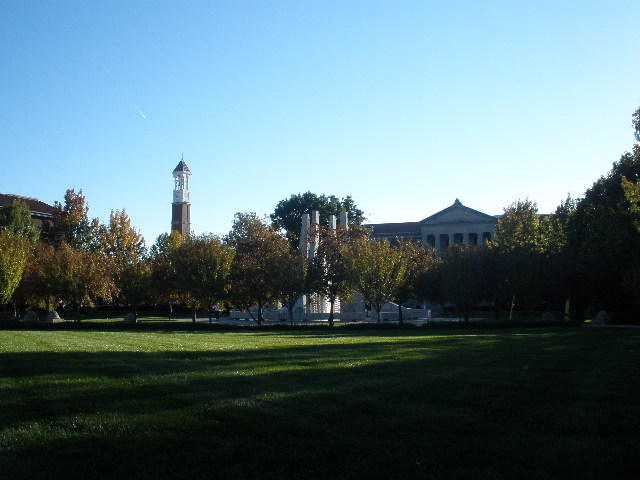
#> input picture Images/PA120272.JPG, 640 x 480 px
$ jupyter execute SIFT_Homography.ipynb
#> lines starting #> are read from the running program, lines starting #| are printed output that depends on the picture
[cell 1]
import numpy as np
import cv2

[cell 2]
def sticher(frame1,frame2):
  # Step 1: Feature extraction
  # Using SIFT feature extractor as we are very familiar with it as it was taught in class.
  sift = cv2.SIFT_create()
  kp1, des1 = sift.detectAndCompute(frame1, None)
  kp2, des2 = sift.detectAndCompute(frame2, None)

  print(kp1)

  # Step 2: Feature matching
  # Using the Brute force matcher
  bf = cv2.BFMatcher()
  matches = bf.knnMatch(des1, des2, k=2)

  # Apply ratio test
  good_matches = []
  for m, n in matches:
      if m.distance < 0.75 * n.distance:
          good_matches.append(m)

  # Step 2b: Visualize matched features
  img_matches = cv2.drawMatches(frame1, kp1, frame2, kp2, good_matches, None, flags=cv2.DrawMatchesFlags_NOT_DRAW_SINGLE_POINTS)
  cv2.imshow("Images with Features flag points",img_matches)
  cv2.waitKey(0)

  # Step 3: Compute homography
  src_pts = np.float32([kp1[m.queryIdx].pt for m in good_matches]).reshape(-1, 1, 2)
  dst_pts = np.float32([kp2[m.trainIdx].pt for m in good_matches]).reshape(-1, 1, 2)
  H, _ = cv2.findHomography(src_pts, dst_pts, cv2.RANSAC, 5.0)

  # Step 4: Combine frames using the homography
  result = cv2.warpPerspective(frame1, H, (frame1.shape[1] + frame2.shape[1], frame1.shape[0]))
  result[0:frame2.shape[0], 0:frame2.shape[1]] = frame2

  cv2.imshow("Combined Image",result)
  cv2.waitKey(0)
  cv2.destroyAllWindows()
  return result

[cell 3]
frame1 = cv2.imread("Images/PA120272.JPG")
#> frame1 is the input picture: shape (480, 640, 3); mean B, G, R 124.6, 117.4, 92.4
frame2 = cv2.imread("Images/PA120273.JPG")
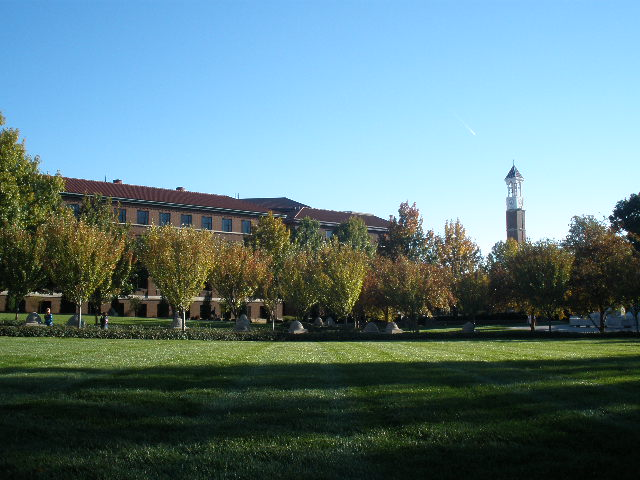
#> input picture Images/PA120273.JPG, 640 x 480 px
#> frame2 is the input picture: shape (480, 640, 3); mean B, G, R 129, 124.6, 95.3
frame3 = cv2.imread("Images/PA120274.JPG")
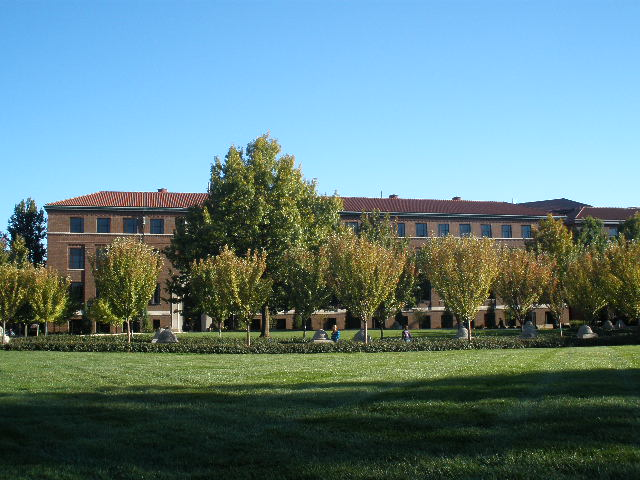
#> input picture Images/PA120274.JPG, 640 x 480 px
#> frame3 is the input picture: shape (480, 640, 3); mean B, G, R 130.3, 127.6, 96.8
frame4 = cv2.imread("Images/PA120275.JPG")
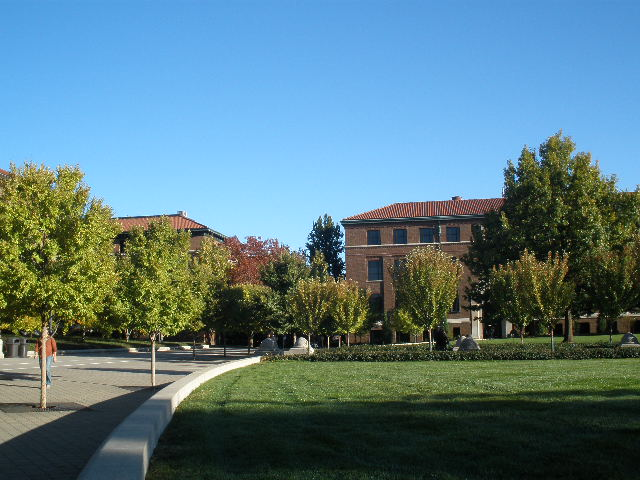
#> input picture Images/PA120275.JPG, 640 x 480 px
#> frame4 is the input picture: shape (480, 640, 3); mean B, G, R 129.6, 121.2, 89

[cell 4]
newf1 = sticher(frame1,frame2)
#> in sticher, `kp1, des1 = sift.detectAndCompute(frame1, None)`: kp1 = 660 keypoints; strongest (x, y, size): (284, 231, 3.7), (328, 311, 2.3), (329, 200, 2), (89, 225, 1.9)
#> in sticher, `kp2, des2 = sift.detectAndCompute(frame2, None)`: kp2 = 1065 keypoints; strongest (x, y, size): (454, 236, 2.2), (611, 218, 2.8), (514, 218, 13.6), (478, 254, 2.2)
#> (printed output is left out)
#> in sticher, `matches = bf.knnMatch(des1, des2, k=2)`: matches = 660 matches
#> after the loop in sticher, `for m, n in matches:`: good_matches = 112 matches
#> in sticher, `img_matches = cv2.drawMatches(frame1, kp1, frame2, kp2, good_matches, ..`:
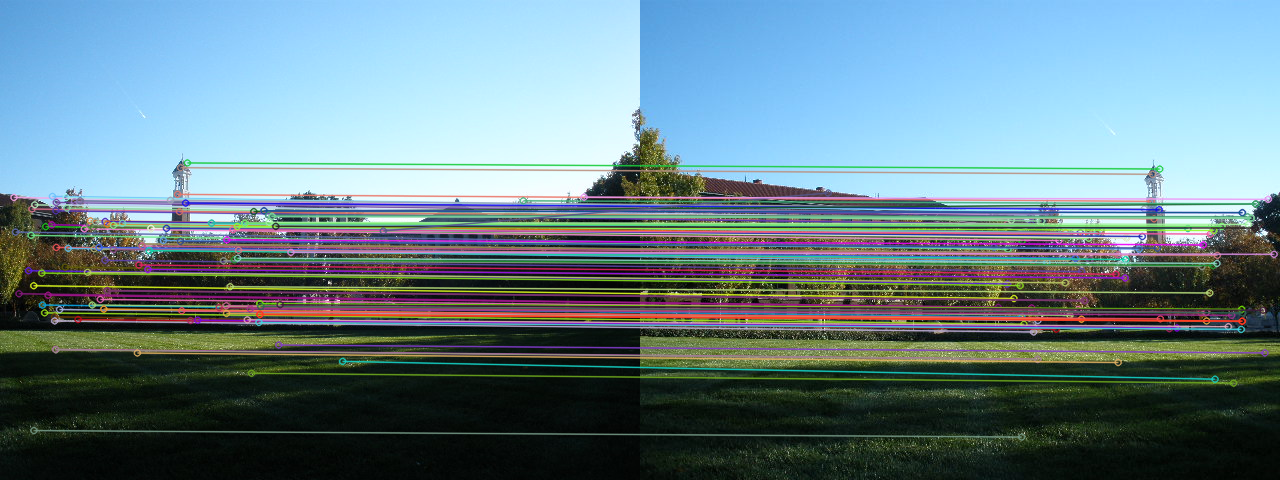
#> img_matches: shape (480, 1280, 3); mean B, G, R 136.6, 128.3, 103.3
#> in sticher, `src_pts = np.float32([kp1[m.queryIdx].pt for m in good_matches]).resha..`: src_pts = 112 rows, first 8: [13.52, 197], [15.01, 231.6], [18.47, 293.3], [27.99, 270.2], [30.61, 234.9], [31.44, 208.5], [33.27, 285.3], [33.43, 430.1]
#> in sticher, `dst_pts = np.float32([kp2[m.trainIdx].pt for m in good_matches]).resha..`: dst_pts = 112 rows, first 8: [349.1, 213.9], [353.4, 246.9], [357.8, 306.9], [367.1, 283.5], [367.6, 248.8], [366.9, 223.6], [373.4, 298], [381.2, 436.5]
#> in sticher, `H, _ = cv2.findHomography(src_pts, dst_pts, cv2.RANSAC, 5.0)`: H = [[0.846, 0.0597, 328.7], [-0.112, 0.982, 22.25], [-0.00027, 3.79e-05, 1]]
#> in sticher, `result[0:frame2.shape[0], 0:frame2.shape[1]] = frame2`:
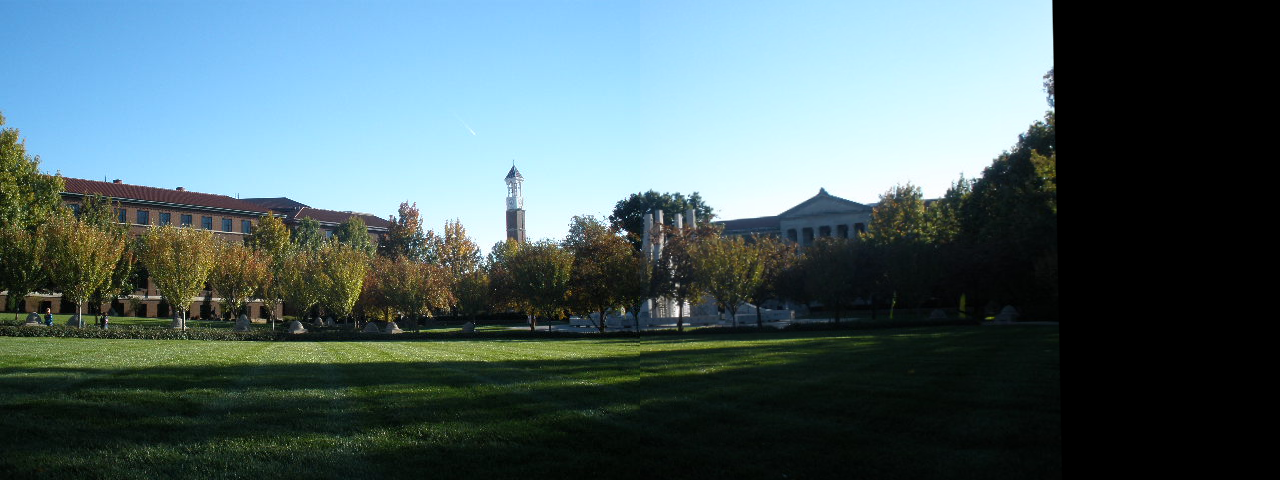
#> result: shape (480, 1280, 3); mean B, G, R 102.2, 99, 78
newf2 = sticher(newf1,frame3)
#> in sticher (call 2), `kp1, des1 = sift.detectAndCompute(frame1, None)`: kp1 = 1530 keypoints; strongest (x, y, size): (677, 285, 2.4), (1052, 109, 3.2), (454, 236, 2.2), (677, 315, 3.3)
#> in sticher (call 2), `kp2, des2 = sift.detectAndCompute(frame2, None)`: kp2 = 1380 keypoints; strongest (x, y, size): (183, 285, 2.1), (45, 258, 2.3), (7, 339, 4.1), (44, 241, 5)
#> in sticher (call 2), `matches = bf.knnMatch(des1, des2, k=2)`: matches = 1530 matches
#> after the loop in sticher (call 2), `for m, n in matches:`: good_matches = 180 matches
#> in sticher (call 2), `img_matches = cv2.drawMatches(frame1, kp1, frame2, kp2, good_matches, ..`:
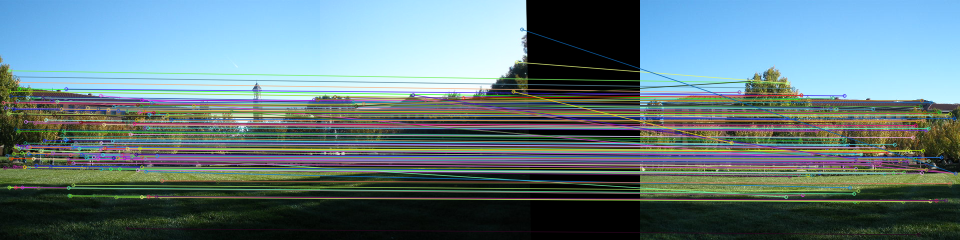
#> img_matches: shape (480, 1920, 3) (shown at 1/2 size); mean B, G, R 126.8, 122.1, 98.3
#> in sticher (call 2), `src_pts = np.float32([kp1[m.queryIdx].pt for m in good_matches]).resha..`: src_pts = 180 rows, first 8: [6.47, 205.1], [9.45, 335.4], [11.1, 215.5], [14.26, 311.1], [17.01, 227], [17.01, 227], [18.08, 141.1], [18.18, 182.2]
#> in sticher (call 2), `dst_pts = np.float32([kp2[m.trainIdx].pt for m in good_matches]).resha..`: dst_pts = 180 rows, first 8: [288.8, 228], [299.1, 352.6], [294.2, 236.9], [302.1, 328.9], [299.4, 248.7], [299.4, 248.7], [294.8, 166], [298.2, 205]
#> in sticher (call 2), `H, _ = cv2.findHomography(src_pts, dst_pts, cv2.RANSAC, 5.0)`: H = [[0.854, 0.0316, 271.8], [-0.115, 0.918, 35.82], [-0.000205, -8.36e-05, 1]]
#> in sticher (call 2), `result[0:frame2.shape[0], 0:frame2.shape[1]] = frame2`:
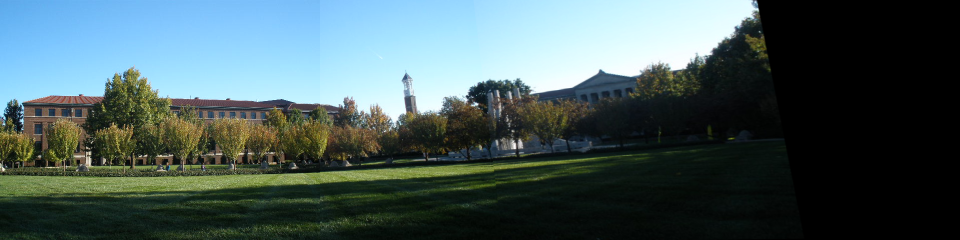
#> result: shape (480, 1920, 3) (shown at 1/2 size); mean B, G, R 92.6, 91.7, 72.5
newf3 = sticher(newf2,frame4)
#> in sticher (call 3), `kp1, des1 = sift.detectAndCompute(frame1, None)`: kp1 = 2711 keypoints; strongest (x, y, size): (183, 285, 2.1), (45, 258, 2.3), (953, 208, 4.6), (7, 339, 4.1)
#> in sticher (call 3), `kp2, des2 = sift.detectAndCompute(frame2, None)`: kp2 = 1555 keypoints; strongest (x, y, size): (206, 346, 3.1), (133, 350, 3.9), (344, 272, 2.4), (188, 347, 2.6)
#> in sticher (call 3), `matches = bf.knnMatch(des1, des2, k=2)`: matches = 2711 matches
#> after the loop in sticher (call 3), `for m, n in matches:`: good_matches = 250 matches
#> in sticher (call 3), `img_matches = cv2.drawMatches(frame1, kp1, frame2, kp2, good_matches, ..`:
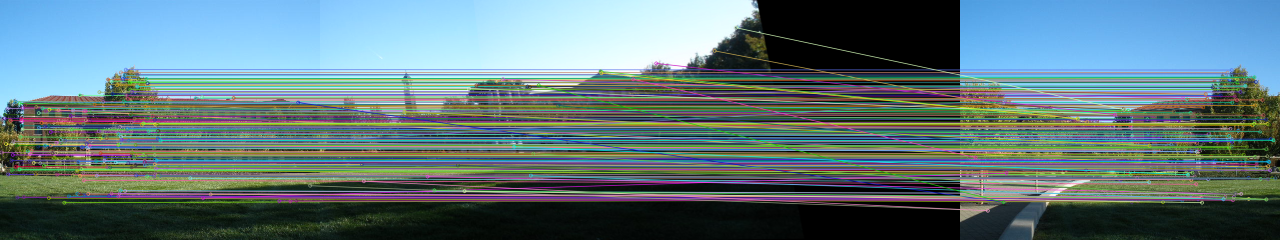
#> img_matches: shape (480, 2560, 3) (shown at 1/2 size); mean B, G, R 123.6, 118.9, 95.5
#> in sticher (call 3), `src_pts = np.float32([kp1[m.queryIdx].pt for m in good_matches]).resha..`: src_pts = 250 rows, first 8: [2.81, 304.4], [9.06, 236.3], [9.15, 334.9], [9.3, 229], [11.77, 287.7], [14.96, 216.6], [15.91, 348.5], [20.71, 240.7]
#> in sticher (call 3), `dst_pts = np.float32([kp2[m.trainIdx].pt for m in good_matches]).resha..`: dst_pts = 250 rows, first 8: [306.9, 317.6], [307.9, 252.4], [312.8, 346.3], [308, 245.6], [315, 301.3], [515.6, 165.8], [320.7, 359.5], [319.7, 258]
#> in sticher (call 3), `H, _ = cv2.findHomography(src_pts, dst_pts, cv2.RANSAC, 5.0)`: H = [[0.887, 0.0601, 287], [-0.0994, 0.979, 21.3], [-0.000201, 1.36e-05, 1]]
#> in sticher (call 3), `result = cv2.warpPerspective(frame1, H, (frame1.shape[1] + frame2.shap..`:
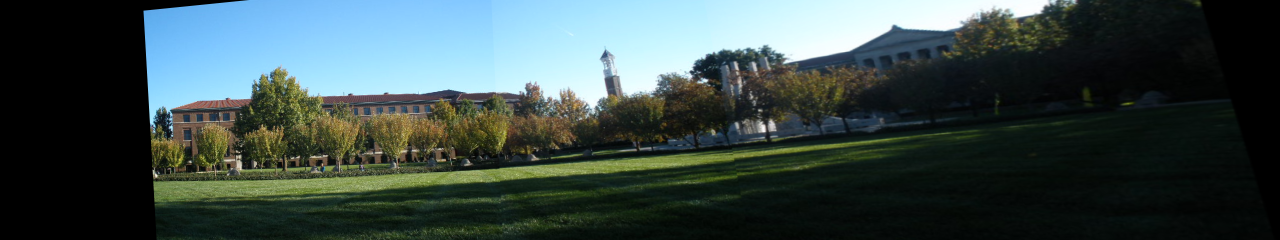
#> result: shape (480, 2560, 3) (shown at 1/2 size); mean B, G, R 73.3, 74.8, 59.4
#> in sticher (call 3), `result[0:frame2.shape[0], 0:frame2.shape[1]] = frame2`:
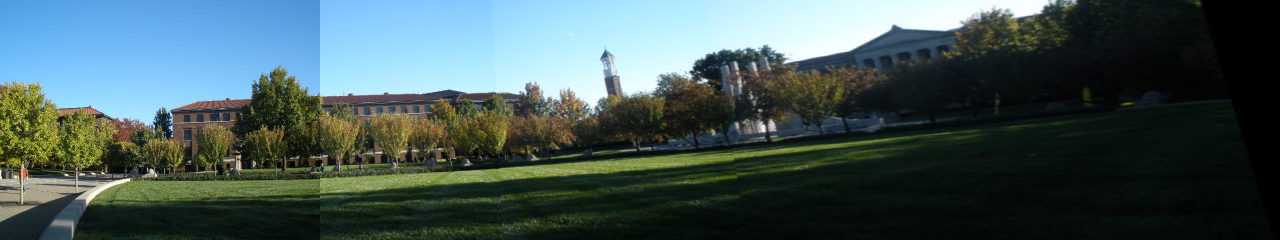
#> result: shape (480, 2560, 3) (shown at 1/2 size); mean B, G, R 88.6, 88.6, 69.3
